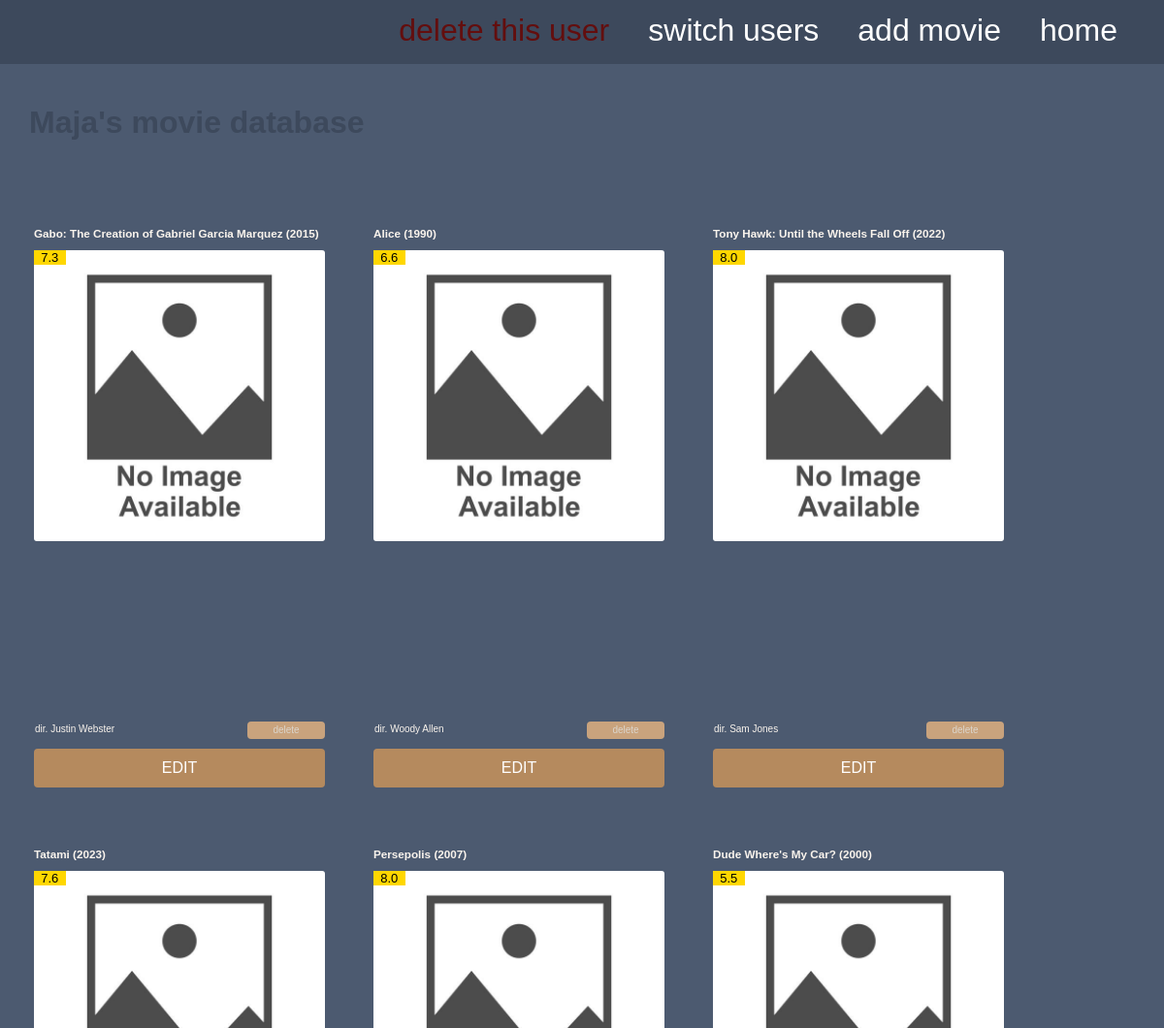
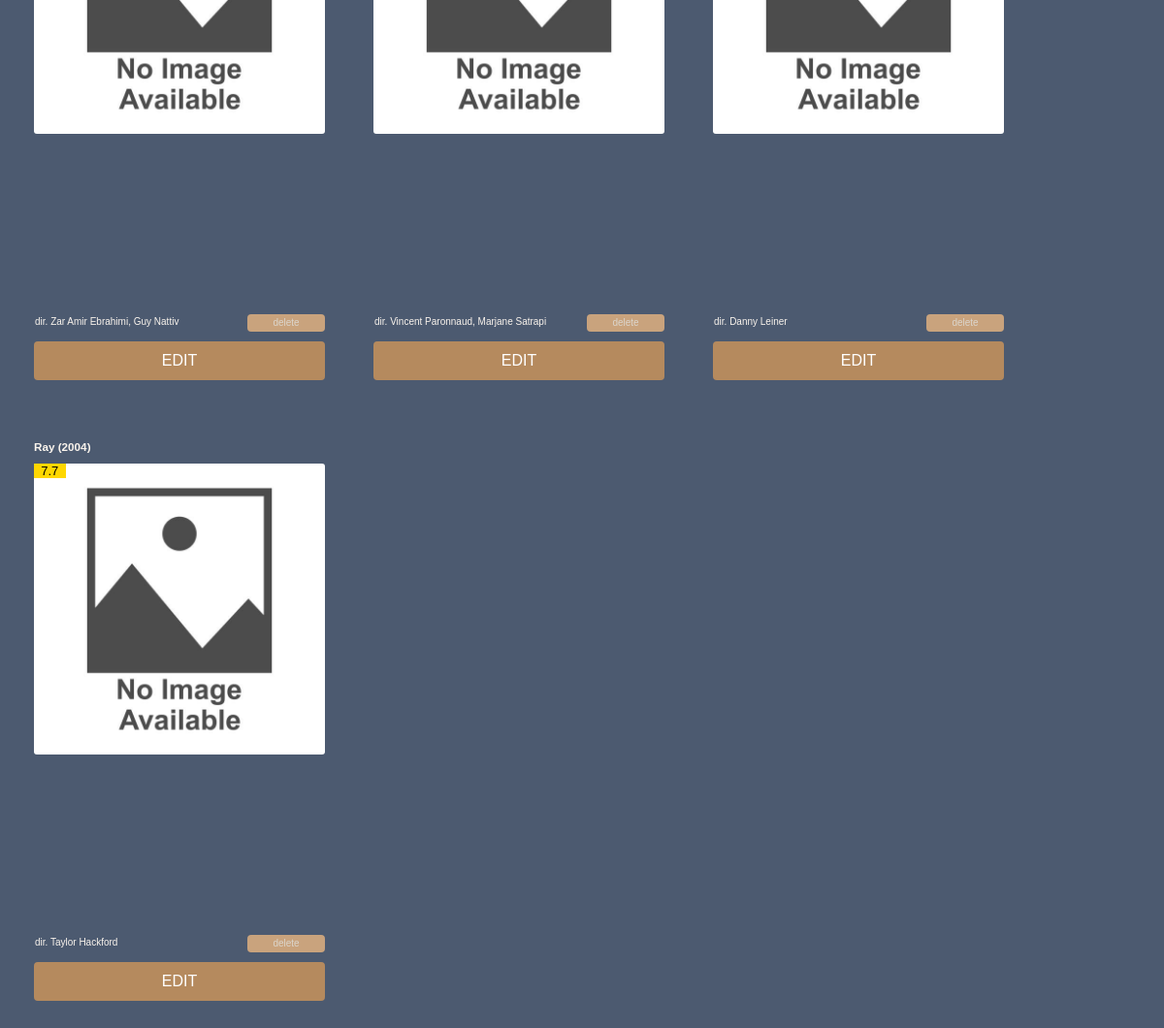
The page /users/2 on the database its author committed (2 pictures, top to bottom).
### datamanager/sqlite_data_manager.py (models this page shows)
class Movie(Base):
    __tablename__ = 'movies'
    id = Column(Integer, primary_key=True, autoincrement=True)
    name = Column(String(120), nullable=False)
    director = Column(String(120), nullable=False)
    year = Column(Integer, nullable=False)
    rating = Column(Float, nullable=False)
    poster = Column(String(240), nullable=False)

### app.py (the view)
@app.route('/users/<user_id>')
def list_user_movies(user_id):
    popup = get_flashed_messages(with_categories=True)
    if not data_manager.user_id_exists(user_id):
        flash(f"Bad user id: {user_id}", "info")
        return redirect(url_for('list_users')), 302
    movies = data_manager.get_user_movies(user_id)
    user = data_manager.get_username_from_id(user_id)
    return render_template('user_page.html', user=user,
                           popup=popup, movies=movies, user_id=user_id), 200

### datamanager/sqlite_data_manager.py (called while the page is built)
    def get_user_movies(self, user_id: int) -> List[Type[Movie]]:
        movie_objects_list = self.db_session.query(Movie) \
            .join(UserMovie, Movie.id == UserMovie.movie_id) \
            .filter(UserMovie.user_id == literal(user_id)) \
            .all()
        return movie_objects_list

    def user_id_exists(self, user_id: int) -> bool:
        existing_user = self.db_session.query(User).filter_by(
            id=user_id).first()
        if existing_user:
            return True
        return False

    def get_username_from_id(self, user_id) -> String:
        user = self.db_session.query(User).filter(User.id == user_id).one()
        return cast(String, user.name)

### templates/user_page.html (shortened to what this page needs)
<!DOCTYPE html>
<html lang="en">
  <head>
    <link rel="stylesheet" href="{{ url_for('static', filename='style.css') }}">
  </head>
  <body>
    <nav class="navbar">
      <a href="/users/{{ user_id }}/delete_user/confirm" style="color: #630e0e;">delete this user</a>
      <a href="/users">switch users</a>
      <a href="/users/{{ user_id }}/add_movie">add movie</a>
      <a href="/users/{{ user_id }}">home</a>
    </nav>
    <div class="bulk_body">
      <p style="font-size:2em; margin-left:20px; color: #3d495c; font-weight: bold;">{{ user }}'s movie database</p>
    </div>
    <div class="bulk_body">
      {% for movie in movies %}
       <div class="movie_repr">
          <div>
            <h3>{{ movie.name }} ({{ movie.year }})</h3>
            <div class="img-box">
              <img
                  src="{{ movie.poster }}"
                  alt="missing poster"
                  onerror="this.onerror=null; this.src='/static/missing_image.jpg';"
              />
              {% if movie.rating == 0.0 %}
                <p class="movie-rating">n/a</p>
              {% else %}
                <p class="movie-rating">{{ movie.rating }}</p>
              {% endif %}
            </div>
          </div>
          <div>
            <div class="movie_by">
              <p>dir. {{ movie.director }}</p>
              <form action="/users/{{ user_id }}/delete_movie/{{ movie.id }}/confirm" method="GET">
                <input style="color: #dbd5cc;" type="submit" value="delete">
              </form>
            </div>
            <form style="margin-top: 0;" action="/users/{{ user_id }}/update_movie/{{ movie.id }}" method="GET">
              <input type="submit" value="EDIT">
            </form>
          </div>
       </div>
      {% endfor %}
    </div>
  </body>
</html>

### static/style.css (style rules this page uses)
body { background-color: #4c5a70; font-family: Tahoma, Verdana, Segoe, sans-serif; margin: 0; color: #faf4ed; }
input { border: none; height: 20px; width: 300px; margin-top: 5px; }
input[type="submit"] { background-color: #b58a5e; color: #ffffff; padding: 10px 20px; border-radius: 4px; cursor: pointer; font-size: 16px; height: 40px; }
::placeholder { color: #dbd5cc; }
.bulk_body { display: flex; flex-wrap: wrap; padding: 10px; }
.movie_repr { width: 300px; height: 590px; margin: 25px; font-size: 10px; display: flex; flex-direction: column; justify-content: space-between; }
.img-box { display: inline-block; position: relative; }
img { width: 300px; object-fit: cover; border-radius: 3px; }
.movie-rating { position: absolute; top: 0; left: 0; margin: 0; width: 2.5em; font-size: 1.3em; background-color: gold; color: black; text-align: center; }

### rows shown on the page
Movie: name "Gabo: The Creation of Gabriel Garcia Marquez", year "2015", rating "7.3", director "Justin Webster"
Movie: name "Alice", year "1990", rating "6.6", director "Woody Allen"
Movie: name "Tony Hawk: Until the Wheels Fall Off", year "2022", rating "8.0", director "Sam Jones"
Movie: name "Tatami", year "2023", rating "7.6", director "Zar Amir Ebrahimi, Guy Nattiv"
Movie: name "Persepolis", year "2007", rating "8.0", director "Vincent Paronnaud, Marjane Satrapi"
Movie: name "Dude Where's My Car?", year "2000", rating "5.5", director "Danny Leiner"
Movie: name "Ray", year "2004", rating "7.7", director "Taylor Hackford"
